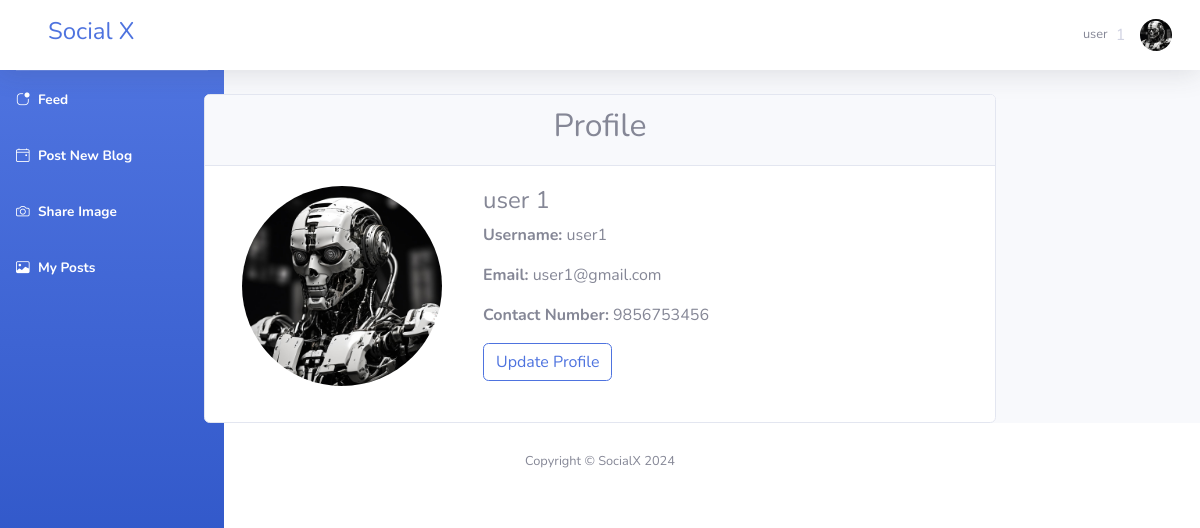
/profile/ (signed in), run on the app's committed database.
### account_app/models.py (models this page shows, shortened)
class CustomUser(AbstractUser):
    phone_regex = RegexValidator(
        regex=r'^\+?1?\d{10}$',
        message="Phone number must be entered in the format: '+9999999999'. Up to 10 digits allowed."
    )
    email = models.EmailField(unique=True)
    profile_picture = models.ImageField(upload_to='profile_pics/', null=True, blank=True)
    contact_number = models.CharField(validators=[phone_regex], max_length=17, blank=True)

### account_app/views.py (the view)
# urls.py: path('profile/',views.profile_view, name='profile'),
@login_required
def profile_view(request):
    return render(request, 'accounts/profile.html')

### templates/accounts/profile.html (shortened to what this page needs)
{% extends 'accounts/base.html' %}
{% block content %}
<div class="row justify-content-center">
   <div class="col-md-8">
       <div class="card">
           <div class="card-header">
               <h2 class="text-center">Profile</h2>
           </div>
           <div class="card-body">
               <div class="row">
                   <div class="col-md-4 text-center">
                       {% if user.profile_picture %}
                           <img src="{{ user.profile_picture.url }}" alt="Profile Picture" class="img-fluid rounded-circle mb-3" style="max-width: 200px; border-radius: 50%; object-fit: cover;">
                       {% else %}
                           <img src="https://via.placeholder.com/200" alt="Default Profile Picture" class="img-fluid rounded-circle mb-3">
                       {% endif %}
                   </div>
                   <div class="col-md-8">
                       <h4>{{ user.get_full_name }}</h4>
                       <p><strong>Username:</strong> {{ user.username }}</p>
                       <p><strong>Email:</strong> {{ user.email }}</p>
                       <p><strong>Contact Number:</strong> {{ user.contact_number }}</p>
                       <a class="btn btn-outline-primary" href="{% url 'updateprofile' %}">Update Profile</a>
                   </div>
               </div>
           </div>
       </div>
   </div>
{% endblock %}

### templates/accounts/base.html (shortened to what this page needs)
<!DOCTYPE html>
{% load static %}
<html lang="en">
<head>
    <link href="{% static 'vendor/fontawesome-free/css/all.min.css' %}" rel="stylesheet" type="text/css">
    <link href="{% static 'css/sb-admin-2.min.css' %}" rel="stylesheet">
    <link rel="stylesheet" href="https://cdn.jsdelivr.net/npm/bootstrap-icons@1.11.3/font/bootstrap-icons.min.css">
</head>
<body id="page-top">
    <div id="wrapper">
        <ul class="navbar-nav bg-gradient-primary sidebar sidebar-dark accordion" id="accordionSidebar">
            <a class="sidebar-brand d-flex align-items-center justify-content-center" href="{% url 'feed' %}">
                <div class="sidebar-brand-icon rotate-n-15">
                </div>
                <div class="sidebar-brand-text mx-3">Go to <sup>x</sup></div>
            </a>
            <hr class="sidebar-divider my-0">
            <li class="nav-item active">
                <a class="nav-link" href="{% url 'feed' %}">
                    <i class="bi bi-app-indicator"></i>
                    <span>Feed</span></a>
            </li>
            <li class="nav-item active">
                <a class="nav-link" href="{% url 'create_blog_post' %}">
                    <i class="bi bi-calendar4-event"></i>
                    <span>Post New Blog</span></a>
            </li>
            <li class="nav-item active">
                <a class="nav-link" href="{% url 'create_image_post' %}">
                    <i class="bi bi-camera"></i>
                    <span>Share Image</span></a>
            </li>
            <li class="nav-item active">
                <a class="nav-link" href="{% url 'user_posts' user.username %}">
                    <i class="bi bi-image"></i>
                    <span>My Posts</span></a>
            </li>
        </ul>
        <div id="content-wrapper" class="d-flex flex-column">
            <div id="content">
                <nav class="navbar navbar-expand navbar-light bg-white topbar mb-4 static-top shadow">
                    <form
                        class="d-none d-sm-inline-block form-inline mr-auto ml-md-3 my-2 my-md-0 mw-100 navbar-search">
                        <div class="input-group">
                            <a class="sidebar-brand d-flex align-items-center justify-content-center" href="{% url 'feed' %}">
                                <div class="sidebar-brand-text mx-3"><h4>Social X</h4></div>
                            </a>
                        </div>
                    </form>
                      <ul class="navbar-nav ml-auto">
                        <li class="nav-item dropdown no-arrow">
                            <a class="nav-link dropdown-toggle" href="#" id="userDropdown" role="button"
                                data-toggle="dropdown" aria-haspopup="true" aria-expanded="false">
                                <span class="mr-2 d-none d-lg-inline text-gray-600 small">{{ user.first_name }}</span> <span>{{ user.last_name }}ㅤ</span>
                                <img class="img-profile rounded-circle"
                                    src="{{ user.profile_picture.url }}">
                            </a>
                        </li>
                    </ul>
                </nav>
                    {% block content %}{% endblock %}
            </div>
            <footer class="sticky-footer bg-white">
                <div class="container my-auto">
                    <div class="copyright text-center my-auto">
                        <span>Copyright &copy; SocialX 2024</span>
                    </div>
                </div>
            </footer>
        </div>
    </div>
</body>
</html>

### templates/accounts/base.html (style rules this page uses)
.sidebar { position: fixed; }

### data on the page
CustomUser: first_name "user", last_name "1", profile_picture (picture), get_full_name "user 1", username "user1", email "user1@gmail.com", contact_number "9856753456"
